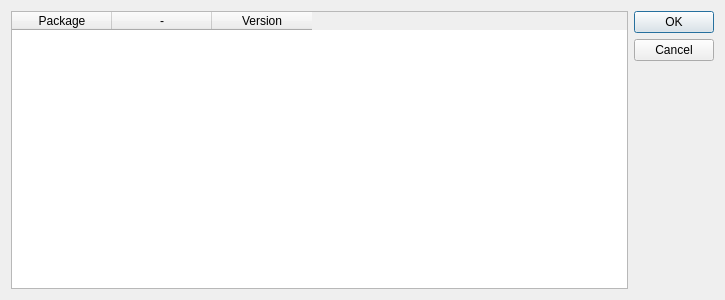
<?xml version="1.0" encoding="UTF-8"?>
<ui version="4.0">
 <class>PackageListDialog</class>
 <widget class="QDialog" name="PackageListDialog">
  <property name="geometry">
   <rect>
    <x>0</x>
    <y>0</y>
    <width>725</width>
    <height>300</height>
   </rect>
  </property>
  <property name="windowTitle">
   <string>Package list</string>
  </property>
  <layout class="QHBoxLayout" name="horizontalLayout">
   <item>
    <widget class="QTableWidget" name="tableWidget">
     <property name="sortingEnabled">
      <bool>true</bool>
     </property>
     <attribute name="horizontalHeaderCascadingSectionResizes">
      <bool>true</bool>
     </attribute>
     <attribute name="verticalHeaderCascadingSectionResizes">
      <bool>true</bool>
     </attribute>
     <column>
      <property name="text">
       <string>Package</string>
      </property>
     </column>
     <column>
      <property name="text">
       <string>-</string>
      </property>
     </column>
     <column>
      <property name="text">
       <string>Version</string>
      </property>
     </column>
    </widget>
   </item>
   <item>
    <widget class="QDialogButtonBox" name="buttonBox">
     <property name="orientation">
      <enum>Qt::Vertical</enum>
     </property>
     <property name="standardButtons">
      <set>QDialogButtonBox::Cancel|QDialogButtonBox::Ok</set>
     </property>
    </widget>
   </item>
  </layout>
 </widget>
 <resources/>
 <connections>
  <connection>
   <sender>buttonBox</sender>
   <signal>accepted()</signal>
   <receiver>PackageListDialog</receiver>
   <slot>accept()</slot>
   <hints>
    <hint type="sourcelabel">
     <x>248</x>
     <y>254</y>
    </hint>
    <hint type="destinationlabel">
     <x>157</x>
     <y>274</y>
    </hint>
   </hints>
  </connection>
  <connection>
   <sender>buttonBox</sender>
   <signal>rejected()</signal>
   <receiver>PackageListDialog</receiver>
   <slot>reject()</slot>
   <hints>
    <hint type="sourcelabel">
     <x>316</x>
     <y>260</y>
    </hint>
    <hint type="destinationlabel">
     <x>286</x>
     <y>274</y>
    </hint>
   </hints>
  </connection>
 </connections>
</ui>
